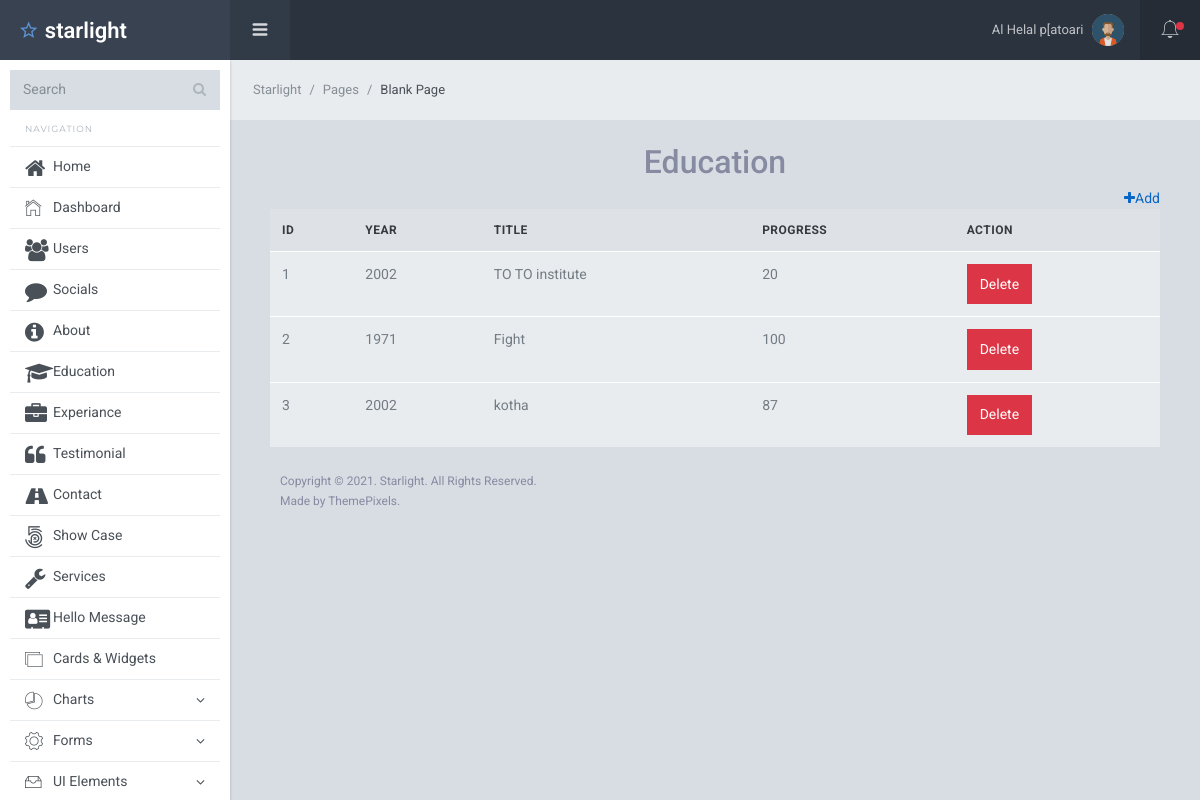
The page /educations.php (signed in) on the database its author committed.
### tables this page shows
CREATE TABLE `users` (
  `id` int(10) UNSIGNED NOT NULL,
  `name` varchar(100) NOT NULL,
  `email` varchar(100) NOT NULL,
  `password` varchar(255) NOT NULL,
  `image` varchar(255) NOT NULL DEFAULT 'default.jpg',
  `role` int(11) NOT NULL DEFAULT 1 COMMENT '1=users 2=admin 3=employee',
  `status` int(11) NOT NULL DEFAULT 1 COMMENT '1=active 2=deactive'
);

CREATE TABLE `educations` (
  `id` int(10) UNSIGNED NOT NULL,
  `year` int(10) NOT NULL,
  `title` varchar(100) NOT NULL,
  `progress` int(10) NOT NULL,
  `status` int(11) NOT NULL DEFAULT 1 COMMENT '1=active 2=deactive'
);

### educations.php (the view)
<?php
  require "include/header.php";
  $selects = "SELECT * FROM `educations` WHERE status = 1 ";
  $selecst_q = mysqli_query($db, $selects);
?>
  <div class="sl-mainpanel">
      <nav class="breadcrumb sl-breadcrumb">
        <a class="breadcrumb-item" href="index.html">Starlight</a>
        <a class="breadcrumb-item" href="index.html">Pages</a>
        <span class="breadcrumb-item active">Blank Page</span>
      </nav>
  <div class="sl-pagebody">
    <div class="sl-page-title">
     <div class="container">
              <h2 class="text-center">Education</h2>
      <div class="text-right">
       <a href="education-add.php"> <i class="fas fa fa-plus"></i>Add </a>
      </div>
              <table class="table" id="myTable">
                <thead>
                  <tr>
                    <th>ID</th>
                    <th>year</th>
                    <th>title</th>
                    <th>progress</th>
                    <th>Action</th>
                  </tr>
                </thead>
                <tbody>
                  <?php foreach ($selecst_q as $key => $value): ?>
                      <tr>
                        <td><?= ++$key; ?></td>
                        <td><?= $value['year']; ?></td>
                        <td><?= $value['title']; ?></td>
                        <td><?= $value['progress']; ?></td>
                        <td>
                           <a class="btn btn-danger" href="education-delete.php?id=<?= $value['id'];?>">Delete</a>
                        </td>
                      </tr>
                  <?php endforeach ?>
                </tbody>
              </table>
    </div>
  </div>
<?php
  require "include/footer.php";
?>

### include/header.php (shortened to what this page needs)
<?php
   require_once "database.php";
   $from_session_id =  $_SESSION['id'];
   $header_select = "SELECT * FROM users WHERE id = $from_session_id";
   $header_q = mysqli_query($db, $header_select);
   $header_assoc = mysqli_fetch_assoc($header_q);
?>
<!DOCTYPE html>
<html lang="en">
  <head>
    <link href="assets/lib/font-awesome/css/font-awesome.css" rel="stylesheet">
    <link href="assets/lib/Ionicons/css/ionicons.css" rel="stylesheet">
    <link href="assets/lib/perfect-scrollbar/css/perfect-scrollbar.css" rel="stylesheet">
    <link href="//cdn.datatables.net/1.10.24/css/jquery.dataTables.min.css" rel="stylesheet">
    <link href="assets/lib/highlightjs/github.css" rel="stylesheet">
    <link href="assets/lib/select2/css/select2.min.css" rel="stylesheet">
    <link rel="stylesheet" href="assets/css/starlight.css">
  </head>
  <body>
    <div class="sl-logo"><a href=""><i class="icon ion-android-star-outline"></i> starlight</a></div>
    <div class="sl-sideleft">
      <div class="input-group input-group-search">
        <input type="search" name="search" class="form-control" placeholder="Search">
        <span class="input-group-btn">
          <button class="btn"><i class="fa fa-search"></i></button>
        </span>
      </div>
      <label class="sidebar-label">Navigation</label>
      <div class="sl-sideleft-menu">
         <a href="Theme/index.php" target="_blank" class="sl-menu-link">
          <div class="sl-menu-item">
            <i class="menu-item-icon icon fa fa-home tx-22"></i>
            <span class="menu-item-label">Home</span>
          </div>
        </a>
        <a href="dashboard.php" class="sl-menu-link">
          <div class="sl-menu-item">
            <i class="menu-item-icon icon ion-ios-home-outline tx-22"></i>
            <span class="menu-item-label">Dashboard</span>
          </div>
        </a>
        <a href="users.php" class="sl-menu-link">
          <div class="sl-menu-item">
            <i class="menu-item-icon icon fa fa-users tx-22"></i>
            <span class="menu-item-label">Users</span>
          </div>
        </a>
         <a href="socials.php" class="sl-menu-link">
          <div class="sl-menu-item">
            <i class="menu-item-icon icon fa fa-comment tx-22"></i>
            <span class="menu-item-label">Socials</span>
          </div>
         </a>
          <a href="about.php" class="sl-menu-link">
          <div class="sl-menu-item">
            <i class="menu-item-icon icon fa fa-info-circle tx-22"></i>
            <span class="menu-item-label">About</span>
          </div>
         </a>
          <a href="educations.php" class="sl-menu-link">
          <div class="sl-menu-item">
            <i class="menu-item-icon icon fa fa-graduation-cap tx-22"></i>
            <span class="menu-item-label">Education</span>
          </div>
         </a>
        <a href="experience.php" class="sl-menu-link">
          <div class="sl-menu-item">
            <i class="menu-item-icon icon fa fa-briefcase tx-22"></i>
            <span class="menu-item-label">Experiance</span>
          </div>
         </a>
         <a href="testimonial.php" class="sl-menu-link">
          <div class="sl-menu-item">
            <i class="menu-item-icon icon fa fa-quote-left tx-22"></i>
            <span class="menu-item-label">Testimonial</span>
          </div>
         </a>
        <a href="contact.php" class="sl-menu-link">
          <div class="sl-menu-item">
            <i class="menu-item-icon icon fa fa-road tx-22"></i>
            <span class="menu-item-label">Contact</span>
          </div>
         </a>
          <a href="showcase.php" class="sl-menu-link">
          <div class="sl-menu-item">
            <i class="menu-item-icon icon fa fa-500px tx-22"></i>
            <span class="menu-item-label">Show Case</span>
          </div>
         </a>
          <a href="services.php" class="sl-menu-link">
          <div class="sl-menu-item">
            <i class="menu-item-icon icon fa fa-wrench tx-22"></i>
            <span class="menu-item-label">Services</span>
          </div>
         </a>
          <a href="hello_message.php" class="sl-menu-link">
          <div class="sl-menu-item">
            <i class="menu-item-icon icon fa fa-address-card tx-22"></i>
            <span class="menu-item-label">Hello Message</span>
          </div>
         </a>
        <a href="widgets.html" class="sl-menu-link">
          <div class="sl-menu-item">
            <i class="menu-item-icon icon ion-ios-photos-outline tx-20"></i>
            <span class="menu-item-label">Cards &amp; Widgets</span>
          </div>
        </a>
        <a href="#" class="sl-menu-link">
          <div class="sl-menu-item">
            <i class="menu-item-icon ion-ios-pie-outline tx-20"></i>
            <span class="menu-item-label">Charts</span>
            <i class="menu-item-arrow fa fa-angle-down"></i>
          </div>
        </a>
        <a href="#" class="sl-menu-link">
          <div class="sl-menu-item">
            <i class="menu-item-icon icon ion-ios-gear-outline tx-24"></i>
            <span class="menu-item-label">Forms</span>
            <i class="menu-item-arrow fa fa-angle-down"></i>
          </div>
        </a>
        <a href="#" class="sl-menu-link">
          <div class="sl-menu-item">
            <i class="menu-item-icon icon ion-ios-filing-outline tx-24"></i>
            <span class="menu-item-label">UI Elements</span>
            <i class="menu-item-arrow fa fa-angle-down"></i>
          </div>
        </a>
      </div>
      <br>
    </div>
    <div class="sl-header">
      <div class="sl-header-left">
        <div class="navicon-left hidden-md-down"><a id="btnLeftMenu" href=""><i class="icon ion-navicon-round"></i></a></div>
      </div>
      <div class="sl-header-right">
        <nav class="nav">
          <div class="dropdown">
            <a href="" class="nav-link nav-link-profile" data-toggle="dropdown">
              <span class="logged-name"><?= $_SESSION['name']; ?><span class="hidden-md-down"></span></span>
              <img src="upload/<?= $header_assoc['image'];?>" class="wd-32 rounded-circle" alt="">
            </a>
          </div>
        </nav>
        <div class="navicon-right">
          <a id="btnRightMenu" href="" class="pos-relative">
            <i class="icon ion-ios-bell-outline"></i>
            <span class="square-8 bg-danger"></span>
          </a>
        </div>
      </div>
    </div>

### rows shown on the page
users: image (placeholder picture)
educations: year "2002", title "TO TO institute", progress "20"
educations: year "1971", title "Fight", progress "100"
educations: year "2002", title "kotha", progress "87"

### other values the page prints
$_SESSION['name'] "Al Helal p[atoari"
